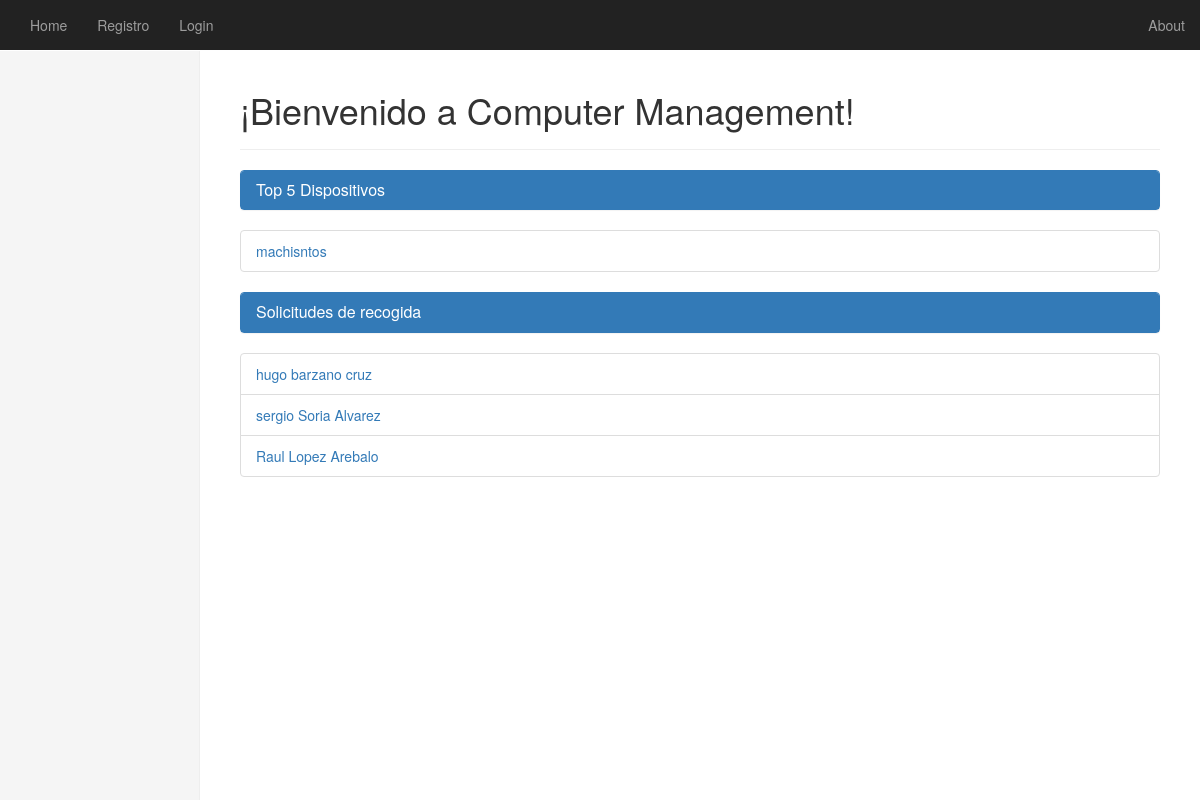
Before: / with the older database file.
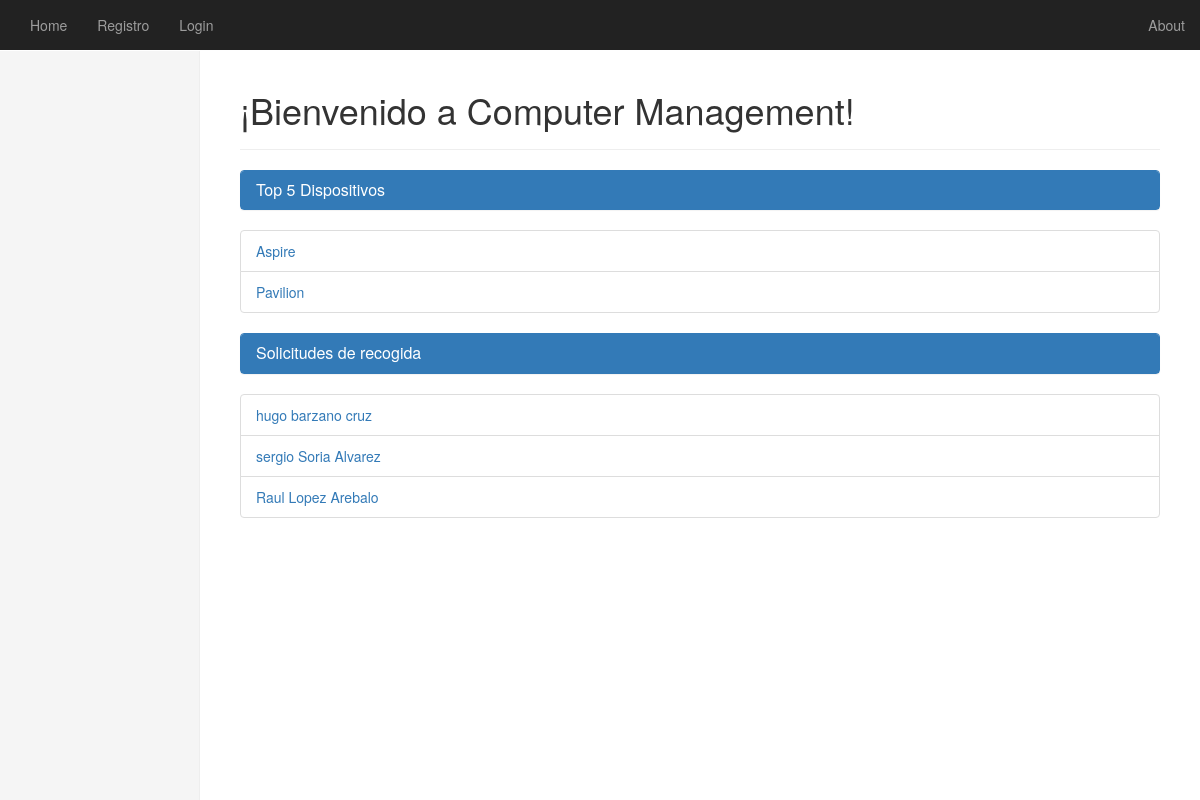
After: the same page with the newer database file.
### ComputerManagement/models.py (models this page shows, shortened)
class Dispositivo(models.Model):
	nombre_dispositivo = models.CharField(max_length=200)
	fabricante = models.CharField(max_length=200)
	caracteristicas = models.CharField(max_length=400)
	nombre_slug = models.SlugField()

class Recogida(models.Model):
	dni_donante = models.IntegerField()
	nombre_donante = models.CharField(max_length=200)
	correo_donante = models.CharField(max_length=200)
	direccion_donante = models.CharField(max_length=200)
	fecha = models.DateField()
	comentario_donante = models.CharField(max_length=200)

### ComputerManagement/views.py (the view)
# urls.py: url(r'^$', views.index, name='index'),
def index (request):
	"""Vista de la pagina principal de la aplicacion.
		En ella se listan las empresas que hay registradas
		Tambien da la opcion de registrar una nueva empresa
	"""
	contexto = {}
	lista_dispositivos = Dispositivo.objects.all()
	lista_solicitudes = Recogida.objects.all()
	contexto['dispositivos'] = lista_dispositivos
	contexto['solicitudes']= lista_solicitudes
	return render(request, 'computermanagement/index.html', contexto)

### ComputerManagement/templates/computermanagement/index.html (shortened to what this page needs)
{% extends "computermanagement/base.html" %}
        {% block body_block %}
    <div class="page-header">
                <h1>¡Bienvenido a Computer Management!</h1>
    </div>
      <div class="panel panel-primary">
        <div class="panel-heading">
          <h3 class="panel-title">Top 5 Dispositivos</h3>
        </div>
      </div>
              {% if dispositivos %}
                    <ul class="list-group">
                        {% for dis in dispositivos %}
                         <li class="list-group-item"><a href="/dispositivo/{{ dis.nombre_slug }}">{{ dis.nombre_dispositivo  }}</a></li>
                        {% endfor %}
                    </ul>
                {% else %}
                    <strong>No hay Dispositivos.</strong>
                {% endif %}
        <div class="panel panel-primary">
          <div class="panel-heading">
            <h3 class="panel-title">Solicitudes de recogida</h3>
                  </div>
                </div>
                        {% if solicitudes %}
                              <ul class="list-group">
                                  {% for sol in solicitudes %}
                                  <li class="list-group-item"><a href="/recogida/{{ sol.dni_donante }}">{{ sol.nombre_donante }}</a></li>
                                  {% endfor %}
                              </ul>
                          {% else %}
                              <strong>No hay Dispositivos.</strong>
                          {% endif %}
        {% endblock %}

Changed rows visible on the page:
removed Dispositivo: nombre_dispositivo "machisntos"
added Dispositivo: nombre_dispositivo "Aspire"
added Dispositivo: nombre_dispositivo "Pavilion"
